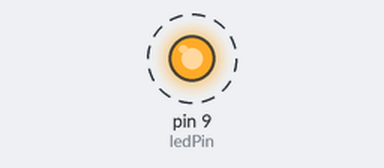
The sketch below on a simulated Arduino Uno, built with avr-gcc and run on an emulated ATmega328P. Parts: output pins drawn as LEDs (lit = HIGH). Dashed ring = blinking.

Above: at 2.0 s.
Timing chart, 0 to 6.1 s (numbered marks = the images above):
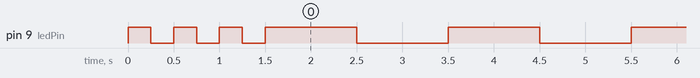

Measured:
- by itself, pin 9 (ledPin): repeats every 0.50 s: HIGH 0.25 s, LOW 0.25 s

The sketch:

LedBlinkFunctionTest.ino
```cpp
int ledPin= 9;
// the setup routine runs once when you press reset:
void setup() {
  // initialize the digital pin as an output.
  pinMode(ledPin, OUTPUT);
  blinkLed(ledPin,250,3); //快閃三次表示程式開始
}

// the loop routine runs over and over again forever:
void loop() {
  blinkLed(ledPin,1000,1); //慢閃表在loop中
}

void blinkLed(int pin, int duration, int count)
{
	while(count>0)
	{
		digitalWrite(pin,HIGH);
		delay(duration);
		digitalWrite(pin,LOW);
		delay(duration);
		count--;
	}
}
```
